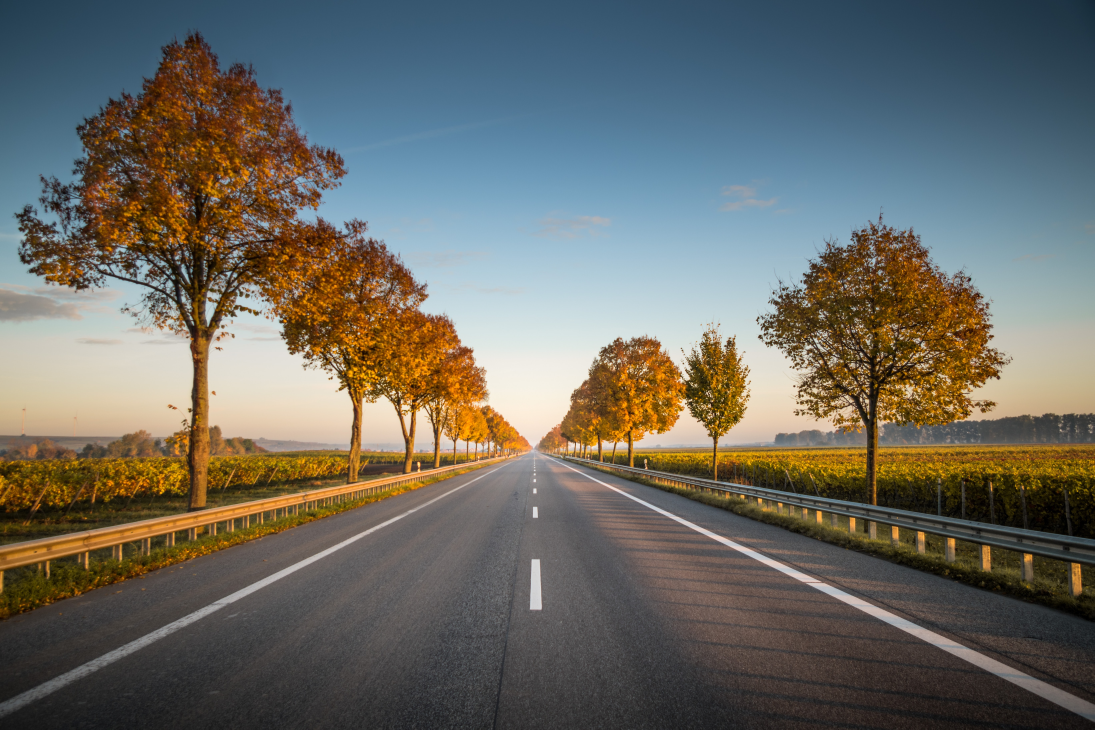
#> input picture lane_localization/straight_road.jpg, 5472 x 3648 px (shown at 1/5 size)
$ python image_filtering.py
#> lines starting #> are read from the running program, lines starting #| are printed output that depends on the picture; after the words box and inside, x2 and y2 are one past the last pixel; in counts of white or black regions, pixels touching at a corner belong together
import cv2 as cv
import numpy as np

##################################################

IMAGE_PATH = 'straight_road.jpg'
IMAGE_SCALE = 0.2

##################################################

# Read in the image
image = cv.imread(IMAGE_PATH)
#> image is the input picture: shape (3648, 5472, 3); mean B, G, R 98.7, 106, 106.8

# Resize the image by IMAGE_SCALE
width = int(image.shape[1] * IMAGE_SCALE)
#> width = 1094
height = int(image.shape[0] * IMAGE_SCALE)
#> height = 729
image = cv.resize(image, (width, height))
#> image: shape (729, 1094, 3)

# Convert to grayscale
gray = cv.cvtColor(image, cv.COLOR_BGR2GRAY)
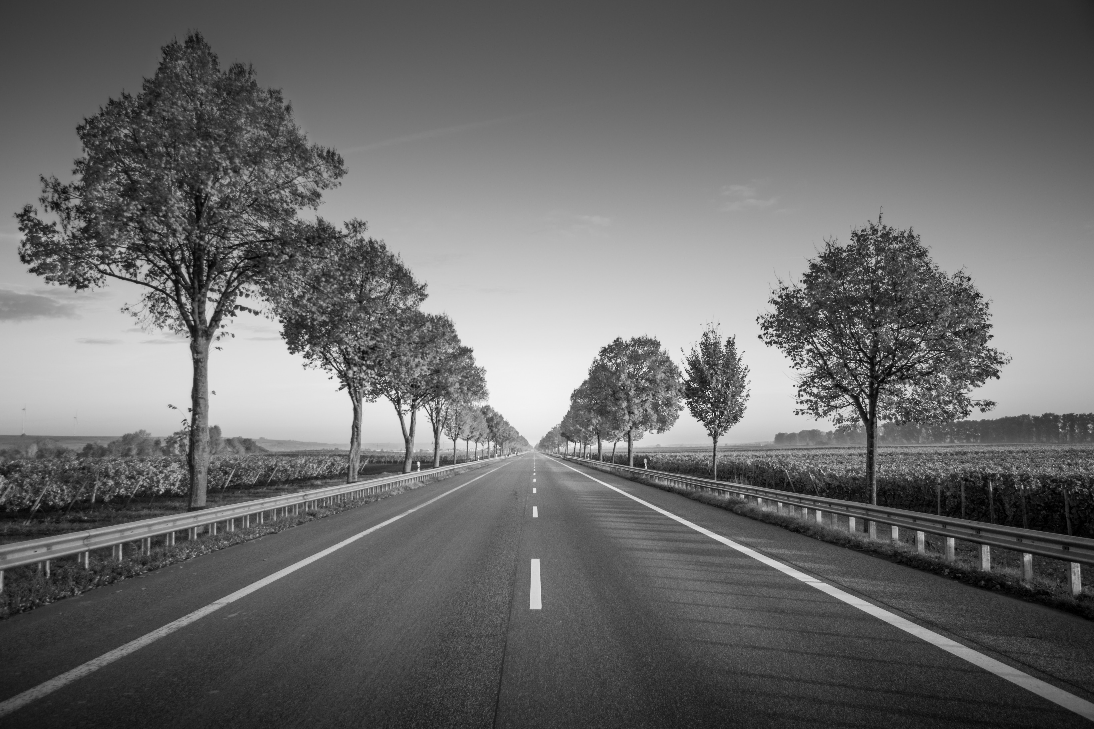
#> gray: shape (729, 1094); min 0, max 250, mean 105.3

# Basic Operations
ret, thresh_binary = cv.threshold(gray, 100, 178, cv.THRESH_BINARY)
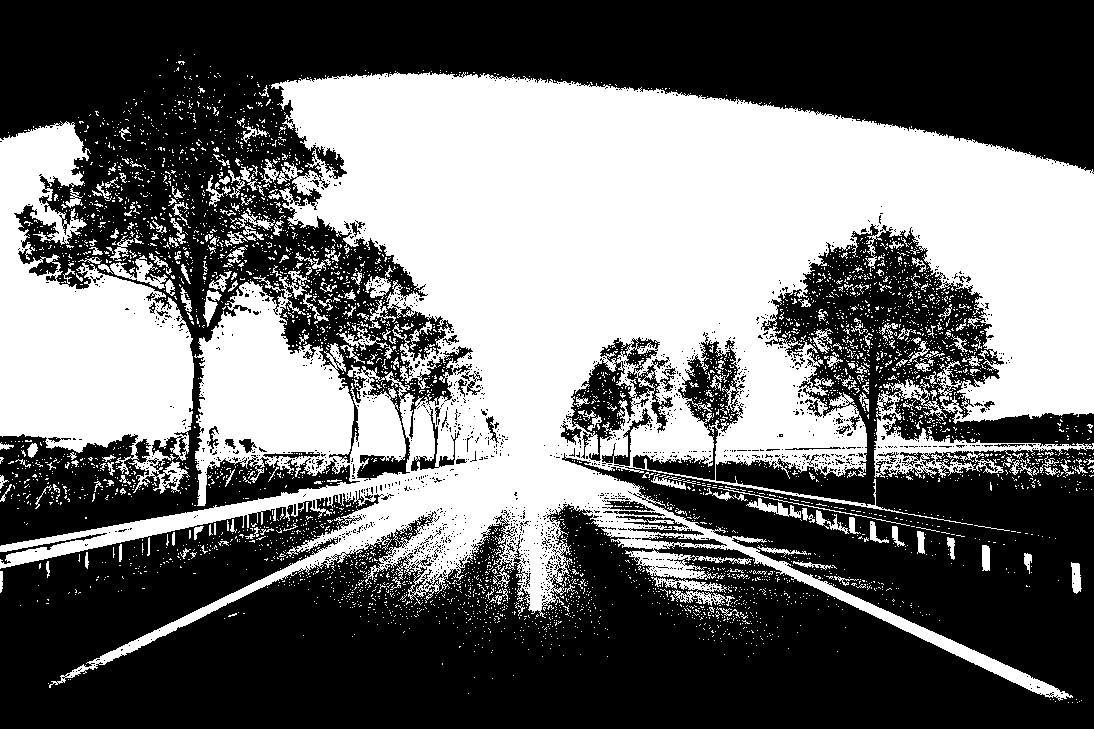
#> thresh_binary: shape (729, 1094); values 0 (black) and 178 (white), 43.3% white; 4519 white regions (4278 under 20 px), largest, box (x1, y1, x2, y2) and area: (0, 72, 1094, 701) 273767, (0, 121, 194, 494) 39300, (874, 379, 1094, 478) 4528
ret, thresh_tozero = cv.threshold(gray, 100, 178, cv.THRESH_TOZERO)
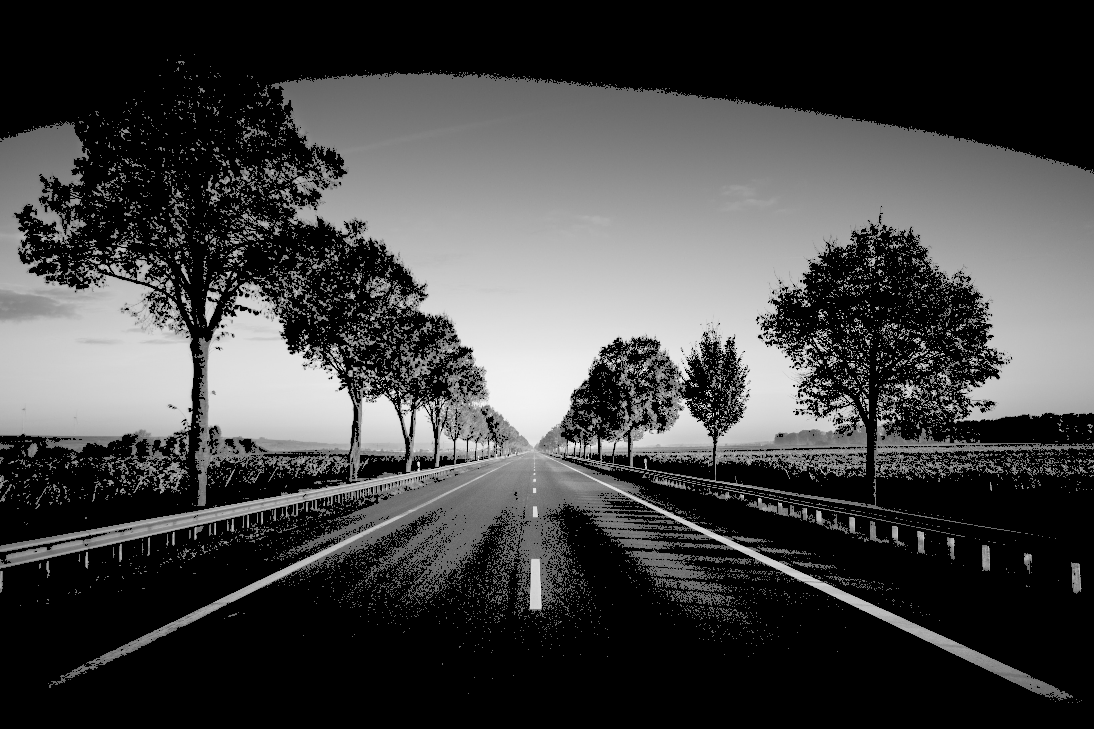
#> thresh_tozero: shape (729, 1094); min 0, max 250, mean 67.5

# Adaptive Thresholding
blurred = cv.medianBlur(gray, 5)

thresh_adaptive = cv.adaptiveThreshold(blurred, 255, cv.ADAPTIVE_THRESH_GAUSSIAN_C, cv.THRESH_BINARY_INV, 9, 5)
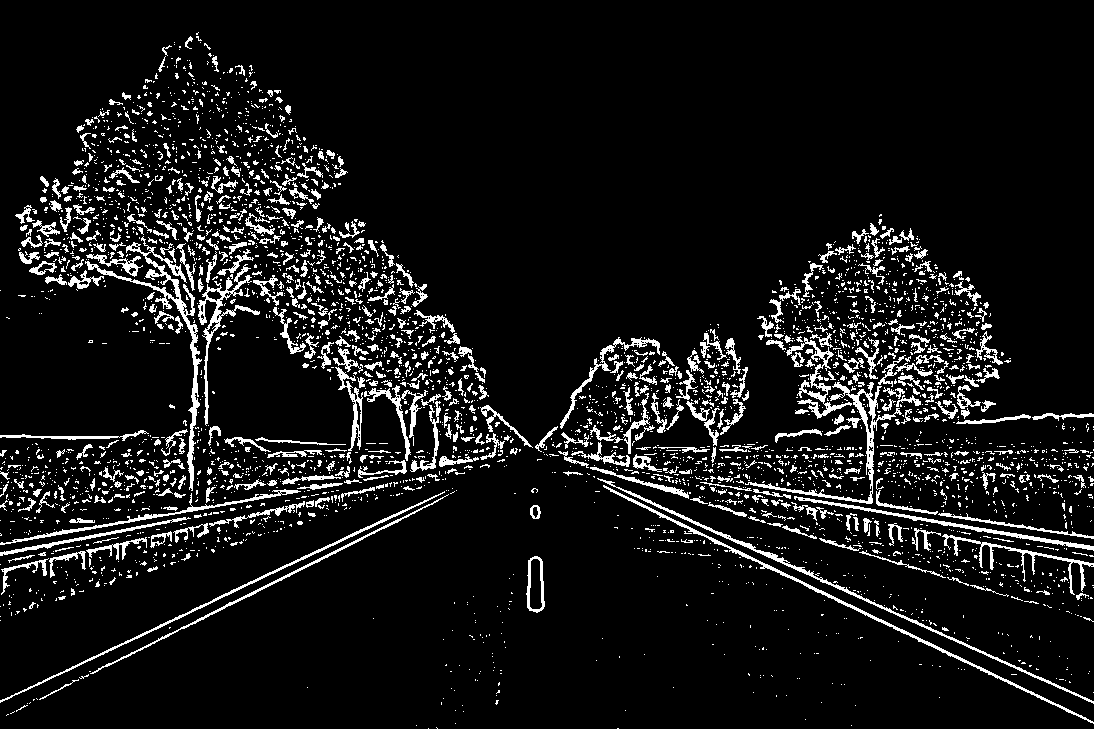
#> thresh_adaptive: shape (729, 1094); 8.5% white in thin lines or dots
result = cv.bitwise_and(image, image, mask=thresh_adaptive)
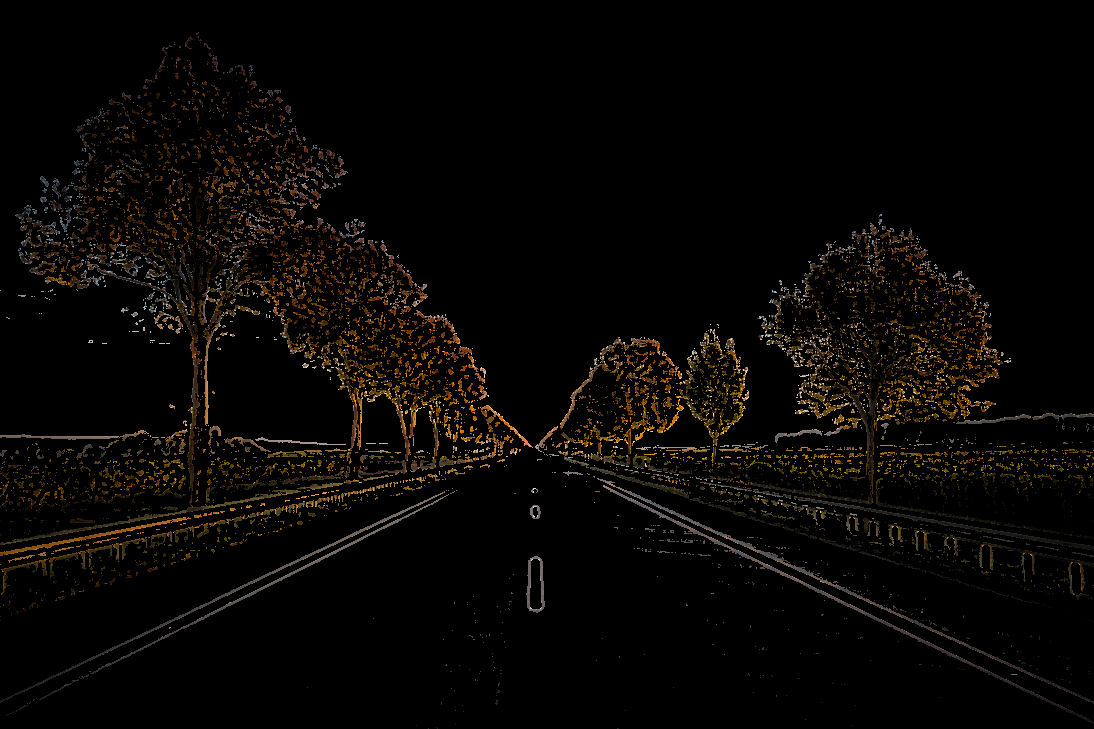
#> result: shape (729, 1094, 3); mean B, G, R 3.5, 6, 8.2

# Display the result
cv.imshow("To Zero", thresh_tozero)
cv.imshow("Result", result)
cv.imshow("Adaptive Threshold", thresh_adaptive)
cv.waitKey(0)
cv.destroyAllWindows()
